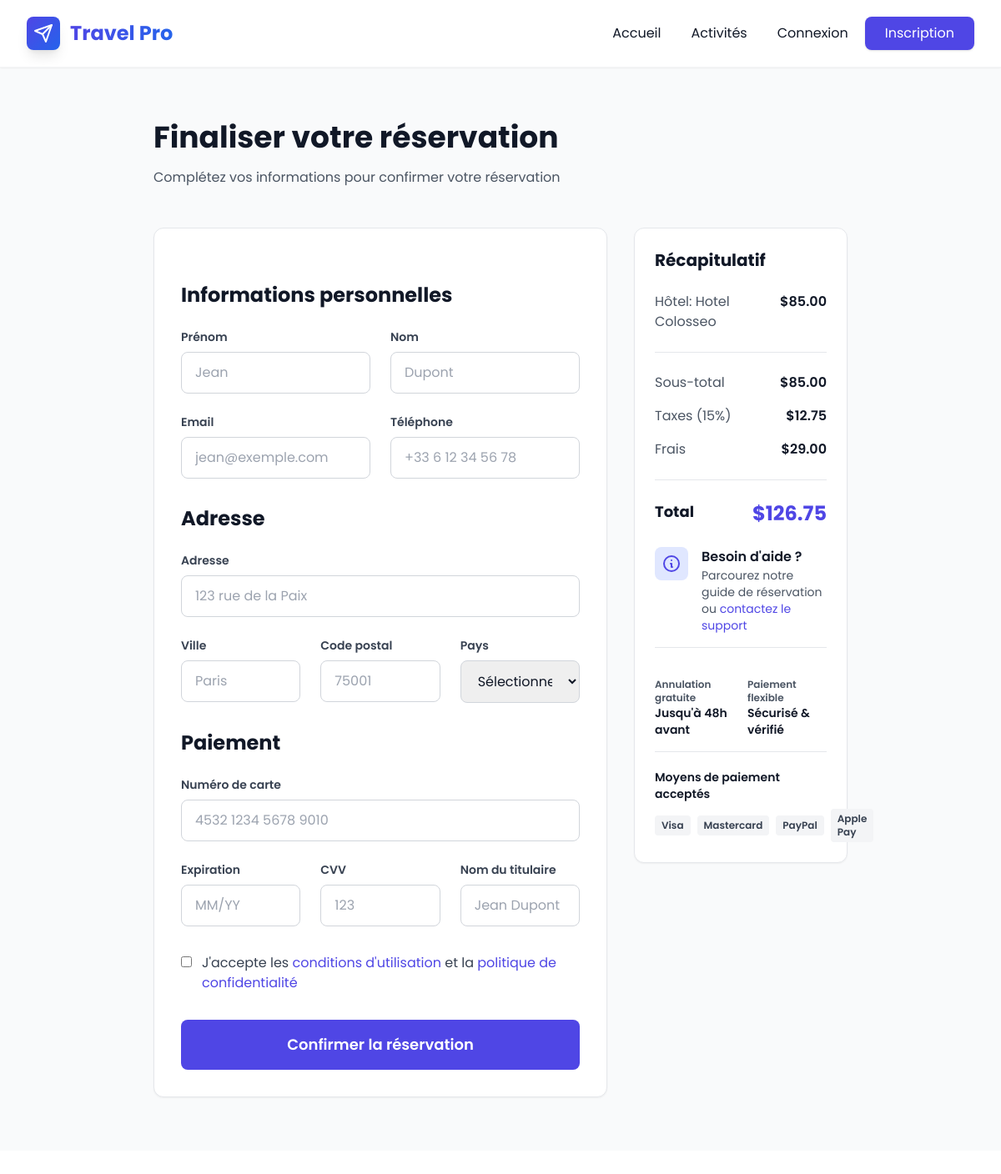
/index.php?route=reserve&item_type=hotel&item_id=1, run on the app's committed database.
### tables this page shows
CREATE TABLE `hotels` (
  `id` int(11) UNSIGNED NOT NULL,
  `name` varchar(255) NOT NULL,
  `city` varchar(100) NOT NULL,
  `stars` tinyint(1) DEFAULT NULL CHECK (`stars` between 1 and 5),
  `price_per_night` decimal(10,2) NOT NULL,
  `description` text DEFAULT NULL
);

### controllers/ReservationController.php (called while the page is built, shortened)
<?php
require_once __DIR__ . '/../models/Hotel.php';
class ReservationController
{
    private $db;
    public function __construct($db)
    {
        $this->db = $db;
    }
    public function reserve()
    {
        $itemId = $_GET['item_id'] ?? null;
        $itemType = $_GET['item_type'] ?? null;
        $item = null;
        switch ($itemType) {
            case 'hotel':
                $item = Hotel::find($this->db, $itemId);
                break;
        }
        $this->render('reserve', [
            'item' => $item,
            'itemId' => $itemId,
            'itemType' => $itemType,
            'message' => $_SESSION['reserve_message'] ?? null
        ]);
    }
    private function render($view, $data = [])
    {
        extract($data);
        require __DIR__ . "/../views/$view.php";
        require __DIR__ . '/../layouts/main.php';
    }
}

### models/Hotel.php (called while the page is built, shortened)
<?php
class Hotel
{
    public static function find($db, $id)
    {
        $stmt = $db->prepare("SELECT * FROM hotels WHERE id = ?");
        $stmt->execute([$id]);
        return $stmt->fetch();
    }
}

### views/reserve.php (the view, shortened to what this page needs)
<section class="py-16 bg-gray-50">
    <div class="max-w-4xl mx-auto px-4 sm:px-6 lg:px-8">
        <div class="mb-12">
            <h1 class="text-4xl font-bold mb-4">Finaliser votre réservation</h1>
            <p class="text-gray-600">Complétez vos informations pour confirmer votre réservation</p>
        </div>
        <div class="grid grid-cols-1 lg:grid-cols-3 gap-8">
            <div class="lg:col-span-2">
                <div class="bg-white rounded-xl border border-gray-200 p-8 shadow-sm">
                    <form method="POST" action="?route=reserve" class="space-y-8">
                        <div>
                            <h2 class="text-2xl font-bold text-gray-900 mb-6">Informations personnelles</h2>
                            <div class="grid grid-cols-1 md:grid-cols-2 gap-6">
                                <div>
                                    <label class="block text-sm font-semibold text-gray-700 mb-2">Prénom</label>
                                    <input type="text" name="first_name" placeholder="Jean" required
                                        class="w-full px-4 py-3 border border-gray-300 rounded-lg focus:border-indigo-600 focus:ring-2 focus:ring-indigo-500 focus:ring-opacity-20">
                                </div>
                                <div>
                                    <label class="block text-sm font-semibold text-gray-700 mb-2">Nom</label>
                                    <input type="text" name="last_name" placeholder="Dupont" required
                                        class="w-full px-4 py-3 border border-gray-300 rounded-lg focus:border-indigo-600 focus:ring-2 focus:ring-indigo-500 focus:ring-opacity-20">
                                </div>
                                <div>
                                    <label class="block text-sm font-semibold text-gray-700 mb-2">Email</label>
                                    <input type="email" name="email" placeholder="jean@exemple.com" required
                                        class="w-full px-4 py-3 border border-gray-300 rounded-lg focus:border-indigo-600 focus:ring-2 focus:ring-indigo-500 focus:ring-opacity-20">
                                </div>
                                <div>
                                    <label class="block text-sm font-semibold text-gray-700 mb-2">Téléphone</label>
                                    <input type="tel" name="phone" placeholder="+33 6 12 34 56 78" required
                                        class="w-full px-4 py-3 border border-gray-300 rounded-lg focus:border-indigo-600 focus:ring-2 focus:ring-indigo-500 focus:ring-opacity-20">
                                </div>
                            </div>
                        </div>
                        <div>
                            <h2 class="text-2xl font-bold text-gray-900 mb-6">Adresse</h2>
                            <div class="space-y-6">
                                <div>
                                    <label class="block text-sm font-semibold text-gray-700 mb-2">Adresse</label>
                                    <input type="text" name="address" placeholder="123 rue de la Paix" required
                                        class="w-full px-4 py-3 border border-gray-300 rounded-lg focus:border-indigo-600 focus:ring-2 focus:ring-indigo-500 focus:ring-opacity-20">
                                </div>
                                <div class="grid grid-cols-1 md:grid-cols-3 gap-6">
                                    <div>
                                        <label class="block text-sm font-semibold text-gray-700 mb-2">Ville</label>
                                        <input type="text" name="city" placeholder="Paris" required
                                            class="w-full px-4 py-3 border border-gray-300 rounded-lg focus:border-indigo-600 focus:ring-2 focus:ring-indigo-500 focus:ring-opacity-20">
                                    </div>
                                    <div>
                                        <label class="block text-sm font-semibold text-gray-700 mb-2">Code
                                            postal</label>
                                        <input type="text" name="zip" placeholder="75001" required
                                            class="w-full px-4 py-3 border border-gray-300 rounded-lg focus:border-indigo-600 focus:ring-2 focus:ring-indigo-500 focus:ring-opacity-20">
                                    </div>
                                    <div>
                                        <label class="block text-sm font-semibold text-gray-700 mb-2">Pays</label>
                                        <select name="country" required
                                            class="w-full px-4 py-3 border border-gray-300 rounded-lg focus:border-indigo-600 focus:ring-2 focus:ring-indigo-500 focus:ring-opacity-20">
                                            <option value="">Sélectionner</option>
                                        </select>
                                    </div>
                                </div>
                            </div>
                        </div>
                        <div>
                            <h2 class="text-2xl font-bold text-gray-900 mb-6">Paiement</h2>
                            <div class="space-y-6">
                                <div>
                                    <label class="block text-sm font-semibold text-gray-700 mb-2">Numéro de
                                        carte</label>
                                    <input type="text" name="card_number" placeholder="4532 1234 5678 9010" required
                                        class="w-full px-4 py-3 border border-gray-300 rounded-lg focus:border-indigo-600 focus:ring-2 focus:ring-indigo-500 focus:ring-opacity-20">
                                </div>
                                <div class="grid grid-cols-1 md:grid-cols-3 gap-6">
                                    <div>
                                        <label class="block text-sm font-semibold text-gray-700 mb-2">Expiration</label>
                                        <input type="text" name="card_exp" placeholder="MM/YY" required
                                            class="w-full px-4 py-3 border border-gray-300 rounded-lg focus:border-indigo-600 focus:ring-2 focus:ring-indigo-500 focus:ring-opacity-20">
                                    </div>
                                    <div>
                                        <label class="block text-sm font-semibold text-gray-700 mb-2">CVV</label>
                                        <input type="text" name="card_cvv" placeholder="123" required
                                            class="w-full px-4 py-3 border border-gray-300 rounded-lg focus:border-indigo-600 focus:ring-2 focus:ring-indigo-500 focus:ring-opacity-20">
                                    </div>
                                    <div>
                                        <label class="block text-sm font-semibold text-gray-700 mb-2">Nom du
                                            titulaire</label>
                                        <input type="text" name="card_holder" placeholder="Jean Dupont" required
                                            class="w-full px-4 py-3 border border-gray-300 rounded-lg focus:border-indigo-600 focus:ring-2 focus:ring-indigo-500 focus:ring-opacity-20">
                                    </div>
                                </div>
                            </div>
                        </div>
                        <div class="flex items-start">
                            <input type="checkbox" id="terms" name="terms" required class="mt-1">
                            <label for="terms" class="ml-3 text-gray-700">
                                J'accepte les <a href="#" class="text-indigo-600 hover:text-indigo-700">conditions
                                    d'utilisation</a> et la <a href="#"
                                    class="text-indigo-600 hover:text-indigo-700">politique de confidentialité</a>
                            </label>
                        </div>
                        <button type="submit" class="w-full btn btn-primary text-lg py-4">
                            Confirmer la réservation
                        </button>
                    </form>
                </div>
            </div>
            <div>
                <div class="bg-white rounded-xl border border-gray-200 p-6 shadow-sm sticky top-24">
                    <h3 class="text-xl font-bold text-gray-900 mb-6">Récapitulatif</h3>
                    <?php
                    $price = 0;
                    $label = '';
                    if ($itemType === 'flight') {
                        $price = $item['price'];
                        $flightNum = $item['flight_number'] ?? 'Vol';
                        $dep = $item['departure_city'] ?? 'Départ';
                        $arr = $item['arrival_city'] ?? 'Arrivée';
                        $label = "Vol: $flightNum ($dep -> $arr)";
                    } elseif ($itemType === 'hotel') {
                        $price = $item['price_per_night'] ?? $item['price'] ?? 0;
                        $label = 'Hôtel: ' . ($item['name'] ?? 'Hôtel inconnu');
                    } elseif ($itemType === 'activity') {
                        $price = $item['price'] ?? 0;
                        $label = 'Activité: ' . ($item['name'] ?? 'Activité inconnue');
                    }
                    $taxes = $price * 0.15;
                    $fees = 29;
                    $total = $price + $taxes + $fees;
                    ?>
                    <div class="space-y-4 pb-6 border-b border-gray-200">
                        <div class="flex justify-between">
                            <span class="text-gray-600 w-2/3"><?= htmlspecialchars($label) ?></span>
                            <span class="font-semibold text-gray-900">$<?= number_format($price, 2) ?></span>
                        </div>
                    </div>
                    <div class="space-y-4 py-6 border-b border-gray-200">
                        <div class="flex justify-between">
                            <span class="text-gray-600">Sous-total</span>
                            <span class="font-semibold text-gray-900">$<?= number_format($price, 2) ?></span>
                        </div>
                        <div class="flex justify-between">
                            <span class="text-gray-600">Taxes (15%)</span>
                            <span class="font-semibold text-gray-900">$<?= number_format($taxes, 2) ?></span>
                        </div>
                        <div class="flex justify-between">
                            <span class="text-gray-600">Frais</span>
                            <span class="font-semibold text-gray-900">$<?= number_format($fees, 2) ?></span>
                        </div>
                    </div>
                    <div class="py-6">
                        <div class="flex justify-between">
                            <span class="text-lg font-bold text-gray-900">Total</span>
                            <span class="text-2xl font-bold text-indigo-600">$<?= number_format($total, 2) ?></span>
                        </div>
                    </div>
                    <div class="space-y-5">
                        <div class="flex items-start space-x-4 pb-4 border-b border-gray-200">
                            <div
                                class="w-10 h-10 bg-indigo-100 rounded-lg flex items-center justify-center flex-shrink-0">
                                <svg class="w-6 h-6 text-indigo-600" fill="none" stroke="currentColor"
                                    viewBox="0 0 24 24">
                                    <path stroke-linecap="round" stroke-linejoin="round" stroke-width="2"
                                        d="M13 16h-1v-4h-1m1-4h.01M21 12a9 9 0 11-18 0 9 9 0 0118 0z"></path>
                                </svg>
                            </div>
                            <div>
                                <p class="font-semibold text-gray-900">Besoin d'aide ?</p>
                                <p class="text-sm text-gray-600">Parcourez notre guide de réservation ou <a href="#"
                                        class="text-indigo-600 hover:text-indigo-700">contactez le support</a></p>
                            </div>
                        </div>
                        <div class="grid grid-cols-2 gap-4 py-4 border-b border-gray-200">
                            <div>
                                <p class="text-xs text-gray-600 font-semibold">Annulation gratuite</p>
                                <p class="text-sm text-gray-900 font-semibold">Jusqu'à 48h avant</p>
                            </div>
                            <div>
                                <p class="text-xs text-gray-600 font-semibold">Paiement flexible</p>
                                <p class="text-sm text-gray-900 font-semibold">Sécurisé & vérifié</p>
                            </div>
                        </div>
                        <div class="space-y-2">
                            <p class="text-sm font-semibold text-gray-900">Moyens de paiement acceptés</p>
                            <div class="flex items-center space-x-2">
                                <span
                                    class="px-2 py-1 bg-gray-100 text-xs font-semibold text-gray-700 rounded">Visa</span>
                                <span
                                    class="px-2 py-1 bg-gray-100 text-xs font-semibold text-gray-700 rounded">Mastercard</span>
                                <span
                                    class="px-2 py-1 bg-gray-100 text-xs font-semibold text-gray-700 rounded">PayPal</span>
                                <span class="px-2 py-1 bg-gray-100 text-xs font-semibold text-gray-700 rounded">Apple
                                    Pay</span>
                            </div>
                        </div>
                    </div>
                </div>
            </div>
        </div>
    </div>
</section>

### assets/css/style.css (style rules this page uses)
:root { --primary: #4f46e5; --primary-dark: #4338ca; --secondary: #0ea5e9; --success: #10b981; --warning: #f59e0b; --danger: #ef4444; }
body { background: linear-gradient(rgba(255, 255, 255, 0.4), rgba(255, 255, 255, 0.4)), url('https://images.unsplash.com/photo-1436491865332-7a61a109cc05?ixlib=rb-4.0.3&auto=format&fit=crop&w=2074&q=80'); background-size: cover; background-position: center; background-attachment: fixed; background-repeat: no-repeat; min-height: 100vh; }
button, a { transition: all 0.3s ease; }
input, textarea, select { transition: all 0.3s ease; }
.btn { padding: 0.75rem 1.5rem; border-radius: 0.5rem; font-weight: 600; transition: all 0.3s ease; cursor: pointer; border: none; }
.btn-primary { background-color: #4f46e5; color: white; }
html { scroll-behavior: smooth; }

### layouts/main.php (style rules this page uses)
* { font-family: 'Poppins', sans-serif; }

### data on the page
hotels: name "Hôtel: Hotel Colosseo", price_per_night "85.00", price_per_night "12.75", price_per_night "126.75"

### other printed values
$fees "29.00"
